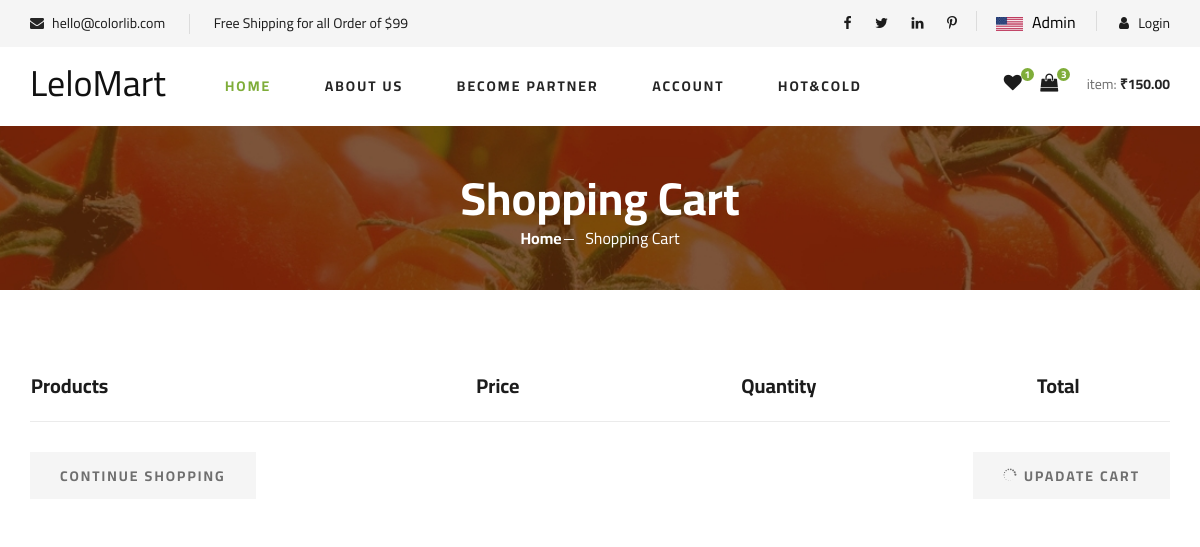
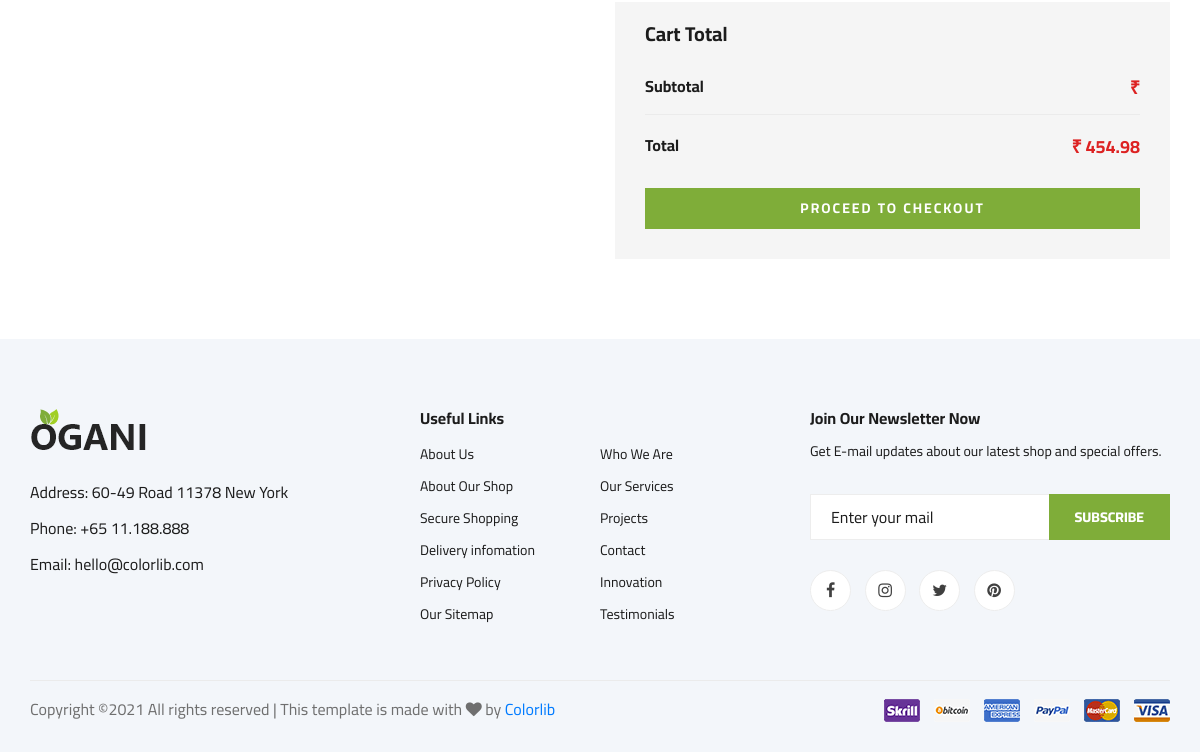
Before: /recipt (signed in) with the older database file (2 pictures, top to bottom).
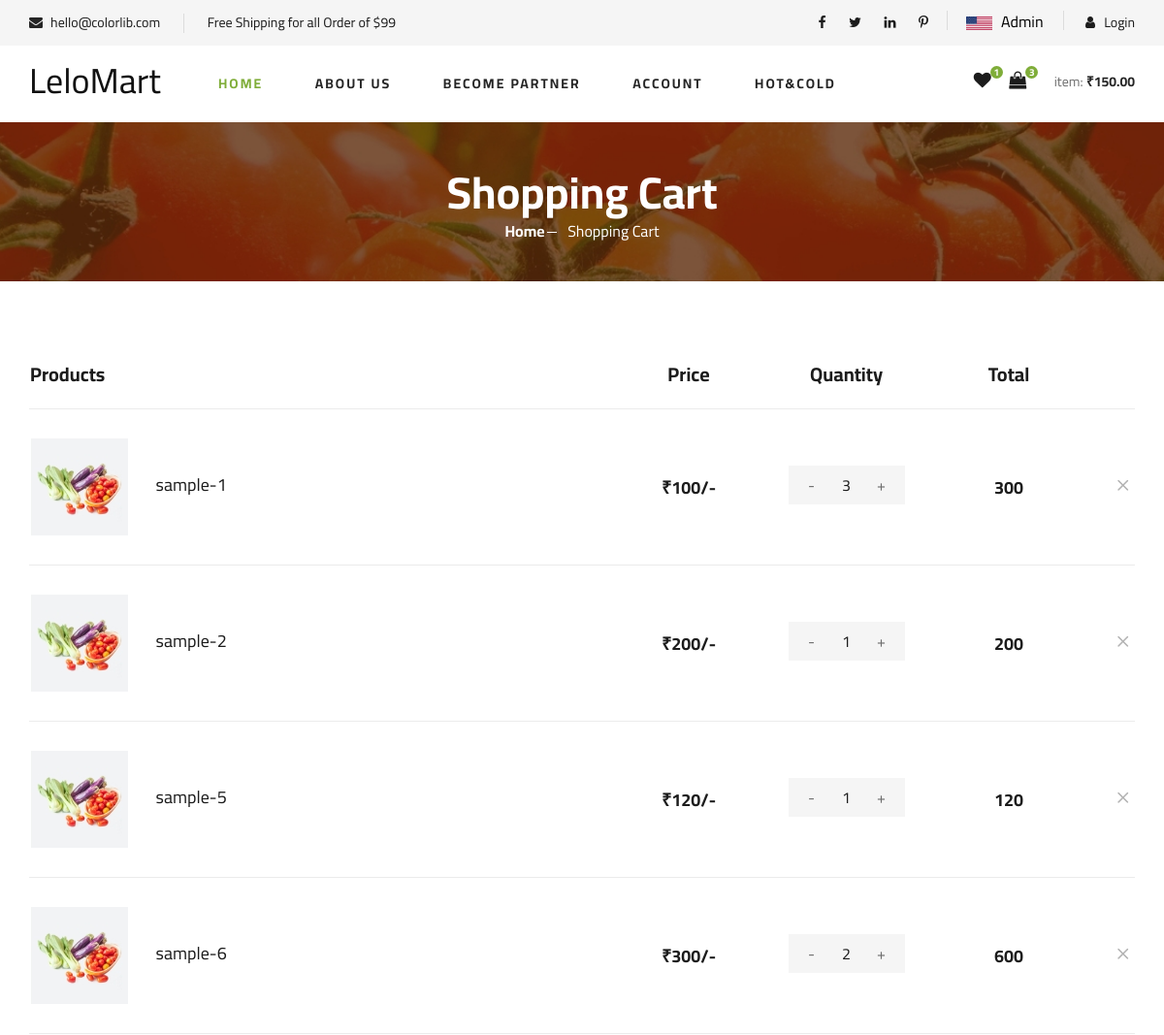
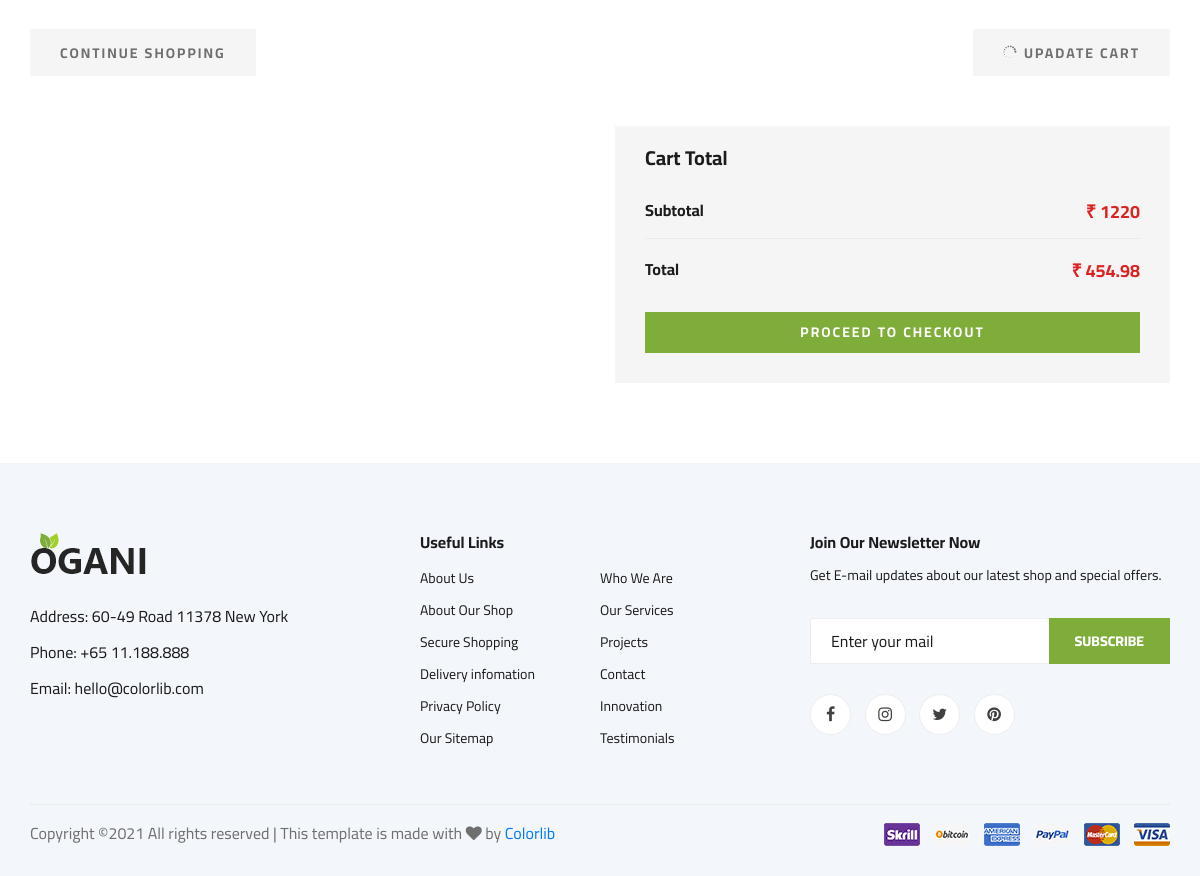
After: the same page with the newer database file (2 pictures, top to bottom).
### basic/models.py (models this page shows, shortened)
class OrderItem(models.Model):
    user = models.ForeignKey(User , on_delete=models.CASCADE)
    item = models.ForeignKey(Item , on_delete=models.CASCADE)
    ordered = models.BooleanField(default=False)
    quantity = models.IntegerField(default=1)
    def get_total(self):
        return self.item.price * self.quantity

class Item(models.Model):
    name = models.CharField(max_length=1000 )
    price = models.IntegerField(default=0)
    rating = models.FloatField(default=0)
    desc = models.TextField(null=True , blank=True)
    pTime = models.IntegerField(default=0)
    category = models.ForeignKey(Category , on_delete=models.CASCADE)

class Order(models.Model):
    ordered_date = models.DateTimeField(auto_now_add=True)
    ordered = models.BooleanField(default=False)
    user = models.ForeignKey(User , on_delete=models.CASCADE)
    items = models.ManyToManyField(OrderItem )
    def get_final_price(self):
        total = 0
        for i in self.items.all():
            total = total + i.get_total()
        return total

### basic/views.py (the view)
# urls.py: path('recipt' , views.recipt , name='recipt'),
def recipt(request):
    if request.user.is_authenticated:
        order = Order.objects.filter(user = request.user , ordered=False).first()
    else:
        order = None
    params = {
        'order': order
    }
    return render(request , 'basic/cart.html', params)

### basic/templates/basic/cart.html (shortened to what this page needs)
{% extends 'basic/base.html' %}
{% load static %}
{% block content %}
<section class="breadcrumb-section set-bg" data-setbg="{% static 'img/breadcrumb.jpg' %}">
        <div class="container">
            <div class="row">
                <div class="col-lg-12 text-center">
                    <div class="breadcrumb__text">
                        <h2>Shopping Cart</h2>
                        <div class="breadcrumb__option">
                            <a href="{% url 'homepage' %}">Home</a>
                            <span>Shopping Cart</span>
                        </div>
                    </div>
                </div>
            </div>
        </div>
    </section>
    <section class="shoping-cart spad">
        <div class="container">
            <div class="row">
                <div class="col-lg-12">
                    <div class="shoping__cart__table">
                        <table>
                            <thead>
                                <tr>
                                    <th class="shoping__product">Products</th>
                                    <th>Price</th>
                                    <th>Quantity</th>
                                    <th>Total</th>
                                    <th></th>
                                </tr>
                            </thead>
                            <tbody>
                            {% for i in order.items.all %}
                                <tr>
                                    <td class="shoping__cart__item">
                                        <img src="img/cart/cart-1.jpg" alt="">
                                        <h5>{{i.item.name}}</h5>
                                    </td>
                                    <td class="shoping__cart__price">
                                         ₹{{i.item.price}}/-
                                    </td>
                                    <td class="shoping__cart__quantity">
                                        <div class="quantity">
                                            <div class="pro-qty">
                                                <input type="text" value="{{i.quantity}}">
                                            </div>
                                        </div>
                                    </td>
                                    <td class="shoping__cart__total">
                                        {{i.get_total}}
                                    </td>
                                    <td class="shoping__cart__item__close">
                                        <span class="icon_close"></span>
                                    </td>
                                </tr>
                            {% endfor %}
                            </tbody>
                        </table>
                    </div>
                </div>
            </div>
            <div class="row">
                <div class="col-lg-12">
                    <div class="shoping__cart__btns">
                        <a href="{% url 'homepage' %}" class="primary-btn cart-btn">CONTINUE SHOPPING</a>
                        <a href="#" class="primary-btn cart-btn cart-btn-right"><span class="icon_loading"></span>
                            Upadate Cart</a>
                    </div>
                </div>
                <div class="col-lg-6">
                </div>
                <div class="col-lg-6">
                    <div class="shoping__checkout">
                        <h5>Cart Total</h5>
                        <ul>
                            <li>Subtotal <span>₹ {{order.get_final_price}}</span></li>
                            <li>Total <span>₹ 454.98</span></li>
                        </ul>
                        <a href="#" class="primary-btn">PROCEED TO CHECKOUT</a>
                    </div>
                </div>
            </div>
        </div>
    </section>
{% endblock content %}

Changed rows visible on the page:
added OrderItem: item.name "sample-1", item.price "100", quantity "3", get_total "300"
added OrderItem: item.name "sample-2", item.price "200", quantity "1", get_total "200"
added OrderItem: item.name "sample-5", item.price "120", quantity "1", get_total "120"
added OrderItem: item.name "sample-6", item.price "300", quantity "2", get_total "600"
added Order: get_final_price "1220"
